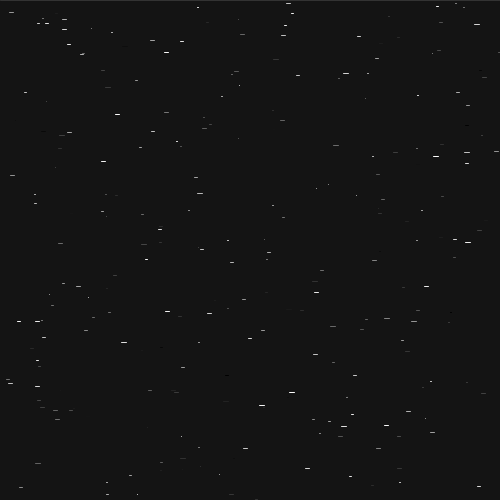
Frame 1 (no input)
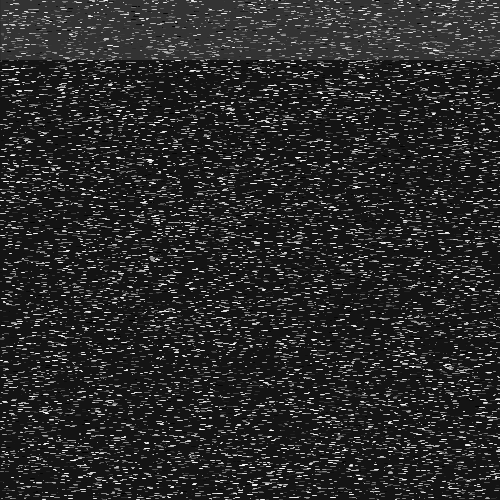
Frame 60 (the mouse pressed at the canvas centre just before this capture)
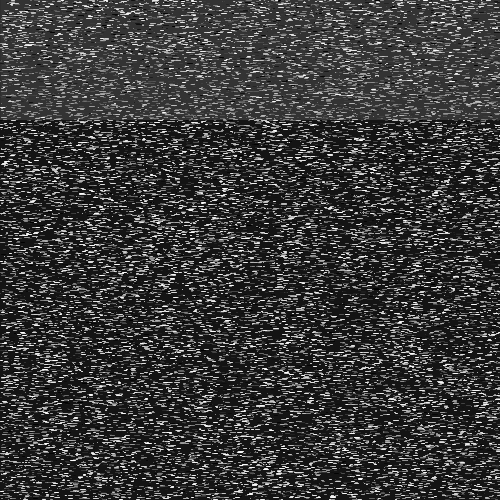
Frame 120 (the mouse held since frame 60 and released just before this capture)

The Processing sketch that drew these frames (run headless with seeded random() and noise(); from frame 60 on, the mouse is pressed at the canvas centre):

// Processing sketch: processing_99451
// ── processing_99451.pde

int a=500; //sketch size
float s=5; //length of line
float x, y; //start of line
int j = 0; //first "wipe"
int k = -250; //second "wipe" 


void setup() {
  background(20);
  size(500,500);
  noStroke();
  frameRate(100);
}

void draw() {
// First attempt: draw "real" noise pixel by pixel.
// Turns out the sketch slows down to 2fps or so.

//  for (int i=0;i<=a;i++) {
//    for (int j=0;j<=a;j++) {
//      stroke(random(0,255));
//      point(i,j);
//    }
//  }
  
    for (int i=0;i<=0.5*a;i++) {
      stroke(random(0,255));
      x = random(0,a);
      y = random(0,a);
      line(x,y,x+random(0,s),y);
  }
  stroke(100,100);
  line(0,j,a,j);
  j++;
  if (j>a) {
    j=0;
  }
  stroke(100,100);
  line(0,k,a,k);
  k++;
  if (k>a) {
    k=0;
  }
}
